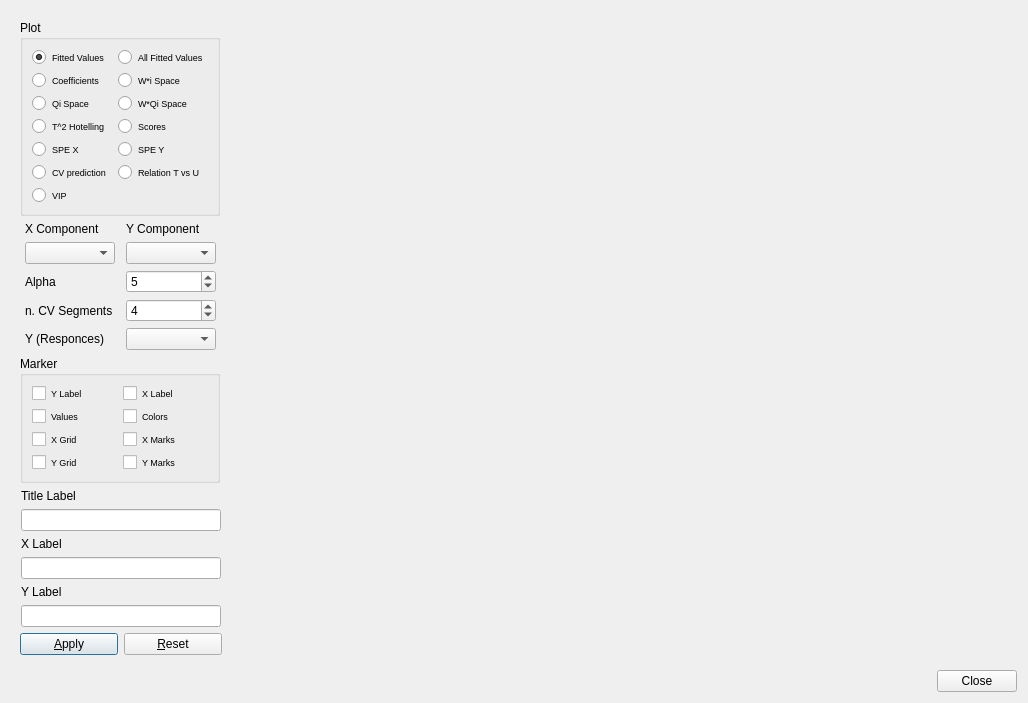
<?xml version="1.0" encoding="UTF-8"?>
<ui version="4.0">
 <class>Dialog</class>
 <widget class="QDialog" name="Dialog">
  <property name="geometry">
   <rect>
    <x>0</x>
    <y>0</y>
    <width>1028</width>
    <height>682</height>
   </rect>
  </property>
  <property name="windowTitle">
   <string>PLS Plot</string>
  </property>
  <layout class="QVBoxLayout" name="verticalLayout_4">
   <item>
    <widget class="QWidget" name="centralwidget" native="true">
     <layout class="QHBoxLayout" name="horizontalLayout_6">
      <item>
       <layout class="QVBoxLayout" name="verticalLayout_3">
        <item>
         <widget class="QGroupBox" name="PgroupBox">
          <property name="sizePolicy">
           <sizepolicy hsizetype="Fixed" vsizetype="Preferred">
            <horstretch>0</horstretch>
            <verstretch>0</verstretch>
           </sizepolicy>
          </property>
          <property name="minimumSize">
           <size>
            <width>200</width>
            <height>0</height>
           </size>
          </property>
          <property name="maximumSize">
           <size>
            <width>200</width>
            <height>16777215</height>
           </size>
          </property>
          <property name="title">
           <string>Plot</string>
          </property>
          <layout class="QVBoxLayout" name="verticalLayout_2">
           <item>
            <layout class="QGridLayout" name="gridLayout">
             <item row="0" column="1">
              <widget class="QRadioButton" name="allfittedradioButton">
               <property name="font">
                <font>
                 <pointsize>7</pointsize>
                </font>
               </property>
               <property name="text">
                <string>All Fitted Values</string>
               </property>
              </widget>
             </item>
             <item row="5" column="0">
              <widget class="QRadioButton" name="spexradioButton">
               <property name="font">
                <font>
                 <pointsize>7</pointsize>
                </font>
               </property>
               <property name="text">
                <string>SPE X</string>
               </property>
              </widget>
             </item>
             <item row="0" column="0">
              <widget class="QRadioButton" name="fittedradioButton">
               <property name="font">
                <font>
                 <pointsize>7</pointsize>
                </font>
               </property>
               <property name="text">
                <string>Fitted Values</string>
               </property>
               <property name="checked">
                <bool>true</bool>
               </property>
              </widget>
             </item>
             <item row="6" column="0">
              <widget class="QRadioButton" name="cvradioButton">
               <property name="font">
                <font>
                 <pointsize>7</pointsize>
                </font>
               </property>
               <property name="text">
                <string>CV prediction</string>
               </property>
              </widget>
             </item>
             <item row="5" column="1">
              <widget class="QRadioButton" name="speyradioButton">
               <property name="font">
                <font>
                 <pointsize>7</pointsize>
                </font>
               </property>
               <property name="text">
                <string>SPE Y</string>
               </property>
              </widget>
             </item>
             <item row="2" column="1">
              <widget class="QRadioButton" name="wiradioButton">
               <property name="font">
                <font>
                 <pointsize>7</pointsize>
                </font>
               </property>
               <property name="text">
                <string>W*i Space</string>
               </property>
              </widget>
             </item>
             <item row="2" column="0">
              <widget class="QRadioButton" name="coefficientradioButton">
               <property name="font">
                <font>
                 <pointsize>7</pointsize>
                </font>
               </property>
               <property name="text">
                <string>Coefficients</string>
               </property>
              </widget>
             </item>
             <item row="4" column="0">
              <widget class="QRadioButton" name="ht2radioButton">
               <property name="font">
                <font>
                 <pointsize>7</pointsize>
                </font>
               </property>
               <property name="text">
                <string>T^2 Hotelling</string>
               </property>
              </widget>
             </item>
             <item row="3" column="0">
              <widget class="QRadioButton" name="qiradioButton">
               <property name="font">
                <font>
                 <pointsize>7</pointsize>
                </font>
               </property>
               <property name="text">
                <string>Qi Space</string>
               </property>
              </widget>
             </item>
             <item row="3" column="1">
              <widget class="QRadioButton" name="wqiradioButton">
               <property name="font">
                <font>
                 <pointsize>7</pointsize>
                </font>
               </property>
               <property name="text">
                <string>W*Qi Space</string>
               </property>
              </widget>
             </item>
             <item row="4" column="1">
              <widget class="QRadioButton" name="scoreradioButton">
               <property name="font">
                <font>
                 <pointsize>7</pointsize>
                </font>
               </property>
               <property name="text">
                <string>Scores</string>
               </property>
              </widget>
             </item>
             <item row="6" column="1">
              <widget class="QRadioButton" name="turadioButton">
               <property name="font">
                <font>
                 <pointsize>7</pointsize>
                </font>
               </property>
               <property name="text">
                <string>Relation T vs U</string>
               </property>
              </widget>
             </item>
             <item row="7" column="0">
              <widget class="QRadioButton" name="vipradioButton">
               <property name="font">
                <font>
                 <pointsize>7</pointsize>
                </font>
               </property>
               <property name="text">
                <string>VIP</string>
               </property>
              </widget>
             </item>
            </layout>
           </item>
          </layout>
         </widget>
        </item>
        <item>
         <layout class="QGridLayout" name="gridLayout_2">
          <item row="0" column="0">
           <widget class="QLabel" name="Ylabel">
            <property name="text">
             <string>X Component</string>
            </property>
           </widget>
          </item>
          <item row="0" column="1">
           <widget class="QLabel" name="label_4">
            <property name="text">
             <string>Y Component</string>
            </property>
           </widget>
          </item>
          <item row="1" column="0">
           <widget class="QComboBox" name="XcomboBox">
            <property name="sizePolicy">
             <sizepolicy hsizetype="Fixed" vsizetype="Fixed">
              <horstretch>0</horstretch>
              <verstretch>0</verstretch>
             </sizepolicy>
            </property>
            <property name="minimumSize">
             <size>
              <width>90</width>
              <height>0</height>
             </size>
            </property>
            <property name="maximumSize">
             <size>
              <width>90</width>
              <height>16777215</height>
             </size>
            </property>
           </widget>
          </item>
          <item row="1" column="1">
           <widget class="QComboBox" name="YcomboBox">
            <property name="sizePolicy">
             <sizepolicy hsizetype="Fixed" vsizetype="Fixed">
              <horstretch>0</horstretch>
              <verstretch>0</verstretch>
             </sizepolicy>
            </property>
            <property name="minimumSize">
             <size>
              <width>90</width>
              <height>0</height>
             </size>
            </property>
            <property name="maximumSize">
             <size>
              <width>90</width>
              <height>16777215</height>
             </size>
            </property>
           </widget>
          </item>
          <item row="2" column="0">
           <widget class="QLabel" name="label_5">
            <property name="text">
             <string>Alpha</string>
            </property>
           </widget>
          </item>
          <item row="2" column="1">
           <widget class="QSpinBox" name="alphaspinBox">
            <property name="minimum">
             <number>1</number>
            </property>
            <property name="value">
             <number>5</number>
            </property>
           </widget>
          </item>
          <item row="3" column="0">
           <widget class="QLabel" name="label_6">
            <property name="text">
             <string>n. CV Segments</string>
            </property>
           </widget>
          </item>
          <item row="3" column="1">
           <widget class="QSpinBox" name="segmentspinBox">
            <property name="minimum">
             <number>2</number>
            </property>
            <property name="maximum">
             <number>100</number>
            </property>
            <property name="value">
             <number>4</number>
            </property>
           </widget>
          </item>
          <item row="4" column="0">
           <widget class="QLabel" name="label_7">
            <property name="text">
             <string>Y (Responces)</string>
            </property>
           </widget>
          </item>
          <item row="4" column="1">
           <widget class="QComboBox" name="responcecomboBox"/>
          </item>
         </layout>
        </item>
        <item>
         <widget class="QGroupBox" name="MarkergroupBox">
          <property name="sizePolicy">
           <sizepolicy hsizetype="Fixed" vsizetype="Preferred">
            <horstretch>0</horstretch>
            <verstretch>0</verstretch>
           </sizepolicy>
          </property>
          <property name="minimumSize">
           <size>
            <width>200</width>
            <height>0</height>
           </size>
          </property>
          <property name="maximumSize">
           <size>
            <width>200</width>
            <height>16777215</height>
           </size>
          </property>
          <property name="title">
           <string>Marker</string>
          </property>
          <layout class="QVBoxLayout" name="verticalLayout">
           <item>
            <layout class="QHBoxLayout" name="horizontalLayout">
             <item>
              <widget class="QCheckBox" name="YcheckBox">
               <property name="font">
                <font>
                 <pointsize>7</pointsize>
                </font>
               </property>
               <property name="text">
                <string>Y Label</string>
               </property>
              </widget>
             </item>
             <item>
              <widget class="QCheckBox" name="XcheckBox">
               <property name="font">
                <font>
                 <pointsize>7</pointsize>
                </font>
               </property>
               <property name="text">
                <string>X Label</string>
               </property>
              </widget>
             </item>
            </layout>
           </item>
           <item>
            <layout class="QHBoxLayout" name="horizontalLayout_2">
             <item>
              <widget class="QCheckBox" name="VcheckBox">
               <property name="font">
                <font>
                 <pointsize>7</pointsize>
                </font>
               </property>
               <property name="text">
                <string>Values</string>
               </property>
              </widget>
             </item>
             <item>
              <widget class="QCheckBox" name="CcheckBox">
               <property name="font">
                <font>
                 <pointsize>7</pointsize>
                </font>
               </property>
               <property name="text">
                <string>Colors</string>
               </property>
              </widget>
             </item>
            </layout>
           </item>
           <item>
            <layout class="QHBoxLayout" name="horizontalLayout_3">
             <item>
              <widget class="QCheckBox" name="XGcheckBox">
               <property name="font">
                <font>
                 <pointsize>7</pointsize>
                </font>
               </property>
               <property name="text">
                <string>X Grid</string>
               </property>
              </widget>
             </item>
             <item>
              <widget class="QCheckBox" name="XMcheckBox">
               <property name="font">
                <font>
                 <pointsize>7</pointsize>
                </font>
               </property>
               <property name="text">
                <string>X Marks</string>
               </property>
              </widget>
             </item>
            </layout>
           </item>
           <item>
            <layout class="QHBoxLayout" name="horizontalLayout_4">
             <item>
              <widget class="QCheckBox" name="YGcheckBox">
               <property name="font">
                <font>
                 <pointsize>7</pointsize>
                </font>
               </property>
               <property name="text">
                <string>Y Grid</string>
               </property>
              </widget>
             </item>
             <item>
              <widget class="QCheckBox" name="YMcheckBox">
               <property name="font">
                <font>
                 <pointsize>7</pointsize>
                </font>
               </property>
               <property name="text">
                <string>Y Marks</string>
               </property>
              </widget>
             </item>
            </layout>
           </item>
          </layout>
         </widget>
        </item>
        <item>
         <layout class="QGridLayout" name="gridLayout_3">
          <item row="3" column="0">
           <widget class="QLineEdit" name="XlineEdit">
            <property name="sizePolicy">
             <sizepolicy hsizetype="Fixed" vsizetype="Fixed">
              <horstretch>0</horstretch>
              <verstretch>0</verstretch>
             </sizepolicy>
            </property>
            <property name="minimumSize">
             <size>
              <width>200</width>
              <height>0</height>
             </size>
            </property>
            <property name="maximumSize">
             <size>
              <width>200</width>
              <height>16777215</height>
             </size>
            </property>
           </widget>
          </item>
          <item row="1" column="0">
           <widget class="QLineEdit" name="TlineEdit">
            <property name="sizePolicy">
             <sizepolicy hsizetype="Fixed" vsizetype="Fixed">
              <horstretch>0</horstretch>
              <verstretch>0</verstretch>
             </sizepolicy>
            </property>
            <property name="minimumSize">
             <size>
              <width>200</width>
              <height>0</height>
             </size>
            </property>
            <property name="maximumSize">
             <size>
              <width>200</width>
              <height>16777215</height>
             </size>
            </property>
           </widget>
          </item>
          <item row="0" column="0">
           <widget class="QLabel" name="label">
            <property name="text">
             <string>Title Label</string>
            </property>
           </widget>
          </item>
          <item row="2" column="0">
           <widget class="QLabel" name="label_2">
            <property name="text">
             <string>X Label</string>
            </property>
           </widget>
          </item>
          <item row="4" column="0">
           <widget class="QLabel" name="label_3">
            <property name="text">
             <string>Y Label</string>
            </property>
           </widget>
          </item>
          <item row="5" column="0">
           <widget class="QLineEdit" name="YlineEdit">
            <property name="sizePolicy">
             <sizepolicy hsizetype="Fixed" vsizetype="Fixed">
              <horstretch>0</horstretch>
              <verstretch>0</verstretch>
             </sizepolicy>
            </property>
            <property name="minimumSize">
             <size>
              <width>200</width>
              <height>0</height>
             </size>
            </property>
            <property name="maximumSize">
             <size>
              <width>200</width>
              <height>16777215</height>
             </size>
            </property>
           </widget>
          </item>
         </layout>
        </item>
        <item>
         <layout class="QHBoxLayout" name="horizontalLayout_5">
          <item>
           <widget class="QPushButton" name="ApplyButton">
            <property name="sizePolicy">
             <sizepolicy hsizetype="Fixed" vsizetype="Fixed">
              <horstretch>0</horstretch>
              <verstretch>0</verstretch>
             </sizepolicy>
            </property>
            <property name="minimumSize">
             <size>
              <width>98</width>
              <height>0</height>
             </size>
            </property>
            <property name="maximumSize">
             <size>
              <width>98</width>
              <height>16777215</height>
             </size>
            </property>
            <property name="text">
             <string>&amp;Apply</string>
            </property>
           </widget>
          </item>
          <item>
           <widget class="QPushButton" name="ResetButton">
            <property name="sizePolicy">
             <sizepolicy hsizetype="Fixed" vsizetype="Fixed">
              <horstretch>0</horstretch>
              <verstretch>0</verstretch>
             </sizepolicy>
            </property>
            <property name="minimumSize">
             <size>
              <width>98</width>
              <height>0</height>
             </size>
            </property>
            <property name="maximumSize">
             <size>
              <width>98</width>
              <height>16777215</height>
             </size>
            </property>
            <property name="text">
             <string>&amp;Reset</string>
            </property>
           </widget>
          </item>
         </layout>
        </item>
       </layout>
      </item>
      <item>
       <widget class="QWidget" name="mplwindow" native="true">
        <property name="sizePolicy">
         <sizepolicy hsizetype="Expanding" vsizetype="Expanding">
          <horstretch>0</horstretch>
          <verstretch>0</verstretch>
         </sizepolicy>
        </property>
        <property name="minimumSize">
         <size>
          <width>0</width>
          <height>0</height>
         </size>
        </property>
        <layout class="QVBoxLayout" name="mplvl"/>
       </widget>
      </item>
     </layout>
    </widget>
   </item>
   <item>
    <layout class="QHBoxLayout" name="horizontalLayout_7">
     <item>
      <spacer name="horizontalSpacer">
       <property name="orientation">
        <enum>Qt::Horizontal</enum>
       </property>
       <property name="sizeHint" stdset="0">
        <size>
         <width>528</width>
         <height>20</height>
        </size>
       </property>
      </spacer>
     </item>
     <item>
      <widget class="QPushButton" name="pushButton">
       <property name="text">
        <string>Close</string>
       </property>
      </widget>
     </item>
    </layout>
   </item>
  </layout>
 </widget>
 <resources/>
 <connections>
  <connection>
   <sender>pushButton</sender>
   <signal>clicked()</signal>
   <receiver>Dialog</receiver>
   <slot>accept()</slot>
   <hints>
    <hint type="sourcelabel">
     <x>639</x>
     <y>661</y>
    </hint>
    <hint type="destinationlabel">
     <x>562</x>
     <y>676</y>
    </hint>
   </hints>
  </connection>
 </connections>
</ui>
